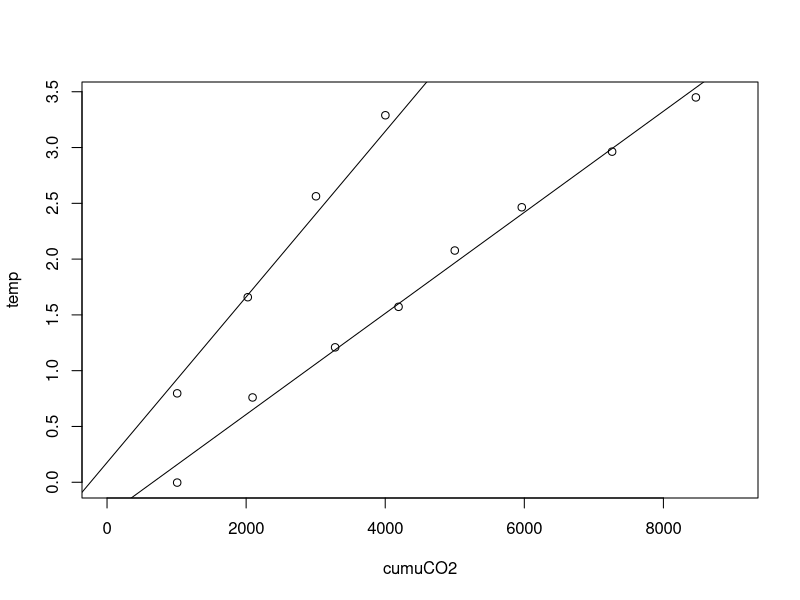

The R source for this figure:
# dit is een test voor github
setwd("~/disks/y/ontwapps/Timer/Users/Stijn/Model/")

# data inlezen
cumuvstempLL <- read.csv(file = "Databases/cumuvstemp_lowerlimit.txt", header = TRUE)
cumuvstempUL <- read.csv(file = "Databases/cumuvstemp_upperlimit.txt", header = TRUE)

# plaatje
plot(cumuvstempLL,xlim=c(0,9000))
# rechte lijn best fit
fLL <- lm(data = cumuvstempLL, temp ~ cumuCO2)
abline(fLL)

# plaatje
points(cumuvstempUL,xlim=c(0,9000))
# rechte lijn best fit
fUL <- lm(data = cumuvstempUL, temp ~ cumuCO2)
abline(fUL)
